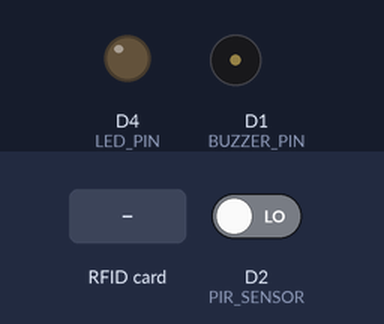
Simulated run of this sketch. Board: ESP8266 (NodeMCU). On the bench: output pins drawn as LEDs (lit = HIGH), buzzer (waves = sounding). The test bench sets the inputs (shaded band); at power-on: D2 (PIR_SENSOR) LOW. WiFi joins after 1.5 s; servers stay silent unless stated; the local clock reads 2024-03-15 10:24:30 at power-on unless the sketch sets it; what the sketch prints to the serial monitor is not drawn.

Above: at 5.2 s.
5.3 s: D2 (PIR_SENSOR) driven HIGH
6.8 s: RFID card 18 71 50 00 held to the reader
At 7.7 s:
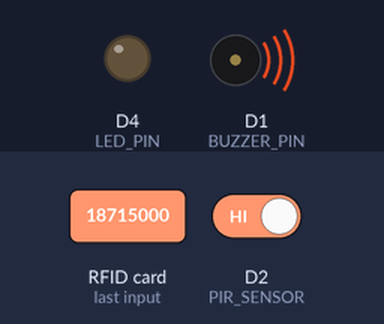
Timing chart, 0 to 11.3 s (numbered marks = the images above; inputs shaded):
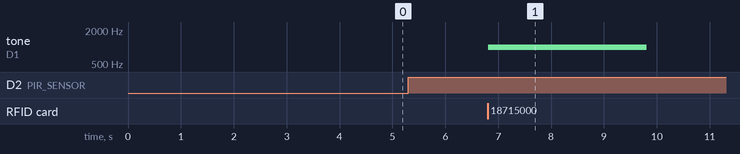

The sketch:

najbolji_do_sada.ino
```cpp
#include <ESP8266WiFi.h>
#include <FirebaseESP8266.h>
#include <SPI.h>
#include <MFRC522.h>
#include <time.h>

//  WiFi podaci
#define WIFI_SSID "Ajla"
#define WIFI_PASSWORD "18715000"

//  Firebase podaci
#define FIREBASE_HOST "smart-mailbox-c4b1f-default-rtdb.europe-west1.firebasedatabase.app"
#define FIREBASE_AUTH "AIzaSyAe9qOZlkHtTR1KwYqigotvi7GkAMbaMTA"

//  PINOVI
#define SS_PIN D8     // SDA RFID čitača
#define RST_PIN D3    // RST RFID čitača
#define PIR_SENSOR D2 // PIR senzor (GPIO14)
#define LED_PIN D4    // Zelena LED dioda (GPIO5)
#define BUZZER_PIN D1 // Buzzer (GPIO4)

//  RFID čitač
MFRC522 rfid(SS_PIN, RST_PIN);

//  Firebase objekat
FirebaseData fbdo;
FirebaseAuth auth;
FirebaseConfig config;

//  Pohranjeni RFID ID-ovi
const char* OWNER_ID = "4374D7FD";
const char* POSTMAN_ID = "431387FA";

void setup() {
    Serial.begin(115200);
    SPI.begin();
    rfid.PCD_Init();

    pinMode(PIR_SENSOR, INPUT);
    pinMode(LED_PIN, OUTPUT);
    pinMode(BUZZER_PIN, OUTPUT);

    digitalWrite(PIR_SENSOR, LOW);
    digitalWrite(LED_PIN, LOW);
    digitalWrite(BUZZER_PIN, LOW);

    Serial.println("Sistem spreman! PIR senzor aktivan.");

    //  Povezivanje na WiFi
    WiFi.begin(WIFI_SSID, WIFI_PASSWORD);
    Serial.print("Povezivanje na WiFi...");
    while (WiFi.status() != WL_CONNECTED) {
        Serial.print(".");
        delay(1000);
    }
    Serial.println("Povezano!");

    //  Povezivanje na Firebase
    config.host = FIREBASE_HOST;
    config.signer.tokens.legacy_token = FIREBASE_AUTH;
    Firebase.begin(&config, &auth);
    Firebase.reconnectWiFi(true);
    Serial.println("Firebase povezan!");

    //  Povezivanje na NTP server za tačno vrijeme
    configTime(0, 0, "pool.ntp.org");
    Serial.println("Sinhronizacija vremena...");
    delay(2000);
}

void loop() {
    //  Ako PIR senzor detektuje pokret
    if (digitalRead(PIR_SENSOR) == HIGH) {
        Serial.println("Pokret detektovan! Čekam RFID skeniranje...");

        unsigned long startTime = millis();
        bool cardScanned = false;

        //  Čekamo 5 sekundi da se skenira kartica
        while (millis() - startTime < 5000) {
            if (rfid.PICC_IsNewCardPresent() && rfid.PICC_ReadCardSerial()) {
                cardScanned = true;
                handleRFID();
                break;
            }
            delay(100);
        }

        //  Ako nije skenirana kartica → aktivira se alarm
        if (!cardScanned) {
            Serial.println("Nije skenirana kartica! Aktiviram alarm.");
            activateAlarm();
            sendToFirebase("Neovlašten pristup!", "Opasnost");
        }

        delay(5000); //  Dodano: Čekaj 5 sekundi prije nove PIR detekcije
    }
}

//  Funkcija za obradu RFID kartice
void handleRFID() {
    Serial.println("RFID kartica detektovana!");

    //  Čitanje RFID-a
    String tagID = "";
    for (byte i = 0; i < rfid.uid.size; i++) {
        tagID += String(rfid.uid.uidByte[i], HEX);
    }
    tagID.toUpperCase();
    Serial.print("Očitani RFID ID: ");
    Serial.println(tagID);

    String message, eventType;

    if (tagID == OWNER_ID) {
        message = "Vlasnik u blizini";
        eventType = "Vlasnik prepoznat";
        Serial.println("Vlasnik prepoznat!");
        activateLedGreen();
    } else if (tagID == POSTMAN_ID) {
        message = "Poštar u blizini";
        eventType = "Poštar prepoznat";
        Serial.println("Poštar prepoznat!");
        activateLedGreen();
    } else {
        message = "Nepoznata kartica";
        eventType = "Opasnost";
        Serial.println("Nepoznata kartica! Aktiviram alarm.");
        activateAlarm();
    }

    //  Slanje podataka u Firebase
    sendToFirebase(message, eventType);

    //  Reset RFID čitača
    rfid.PICC_HaltA();
    rfid.PCD_StopCrypto1();
}

// Funkcija za aktivaciju alarma
void activateAlarm() {
    tone(BUZZER_PIN, 1000);
    delay(3000);
    noTone(BUZZER_PIN);
}

// Funkcija za aktivaciju zelene LED
void activateLedGreen() {
    digitalWrite(LED_PIN, HIGH);
    delay(2000);
    digitalWrite(LED_PIN, LOW);
}


// //  Funkcija za slanje podataka u Firebase
// void sendToFirebase(String message, String eventType) {
//     String formattedTime = getFormattedTime();

//     if (formattedTime == "Neuspješno učitavanje vremena") {
//         Serial.println("Greška: Vrijeme nije sinhronizovano, podaci neće biti poslani!");
//         return;
//     }

//     String path = "/events/event" + String(millis());
//     FirebaseJson json;
//     json.set("message", message);
//     json.set("type", eventType);
//     json.set("time", formattedTime);

//     Serial.println("Šaljem podatke u Firebase...");
//     if (Firebase.pushJSON(fbdo, path, json)) {
//         Serial.println(" Događaj uspješno poslan u Firebase!");
//     } else {
//         Serial.print("Greška pri slanju: ");
//         Serial.println(fbdo.errorReason());
//     }
// }
// Funkcija za slanje podataka u Firebase
// void sendToFirebase(String message, String eventType) {
//     String formattedTime = getFormattedTime();

//     if (formattedTime == "Neuspješno učitavanje vremena") {
//         Serial.println("Greška: Vrijeme nije sinhronizovano, podaci neće biti poslani!");
//         return;
//     }

//     String path = "/events/event" + String(millis());  // Jedinstveni identifikator događaja
//     FirebaseJson json;
//     json.set("message", message);
//     json.set("type", eventType);
//     json.set("time", formattedTime);
//     json.set("timestamp", millis());  // Dodaj timestamp u milisekundama za tačno sortiranje

//     Serial.println(" Šaljem podatke u Firebase...");
//     if (Firebase.pushJSON(fbdo, path, json)) {
//         Serial.println(" Događaj uspješno poslan u Firebase!");
//     } else {
//         Serial.print(" Greška pri slanju: ");
//         Serial.println(fbdo.errorReason());
//     }
// }

//  Funkcija za dobijanje UNIX vremena (epoch time)
unsigned long getUnixTimestamp() {
    time_t now = time(nullptr);
    return now; // Vraća timestamp u sekundama
}

//  Funkcija za slanje podataka u Firebase
void sendToFirebase(String message, String eventType) {
    String formattedTime = getFormattedTime();

    if (formattedTime == "Neuspješno učitavanje vremena") {
        Serial.println(" Greška: Vrijeme nije sinhronizovano, podaci neće biti poslani!");
        return;
    }

    unsigned long timestamp = getUnixTimestamp();  //  Dobijanje ispravnog UNIX timestamp-a

    String path = "/events/event" + String(timestamp);  // Koristi timestamp kao ID
    FirebaseJson json;
    json.set("message", message);
    json.set("type", eventType);
    json.set("time", formattedTime);
    json.set("timestamp", timestamp);  //  Sada je timestamp ispravan

    Serial.println("Šaljem podatke u Firebase...");
    if (Firebase.pushJSON(fbdo, path, json)) {
        Serial.println("Događaj uspješno poslan u Firebase!");
    } else {
        Serial.print("Greška pri slanju: ");
        Serial.println(fbdo.errorReason());
    }
}


String getFormattedTime() {
    time_t now = time(nullptr);
    struct tm * timeinfo = localtime(&now);

    //  Dodaj UTC+1 (ili UTC+2 ako je ljetno računanje vremena)
    timeinfo->tm_hour += 1;

    if (timeinfo->tm_year < (2016 - 1900)) {
        return "Neuspješno učitavanje vremena";
    }

    char buffer[30];
    strftime(buffer, sizeof(buffer), "%H:%M %d.%m.%Y.", timeinfo);
    return String(buffer);
}
```

Measured:
- after the input at 5.3 s, every drawn part: stays the same
